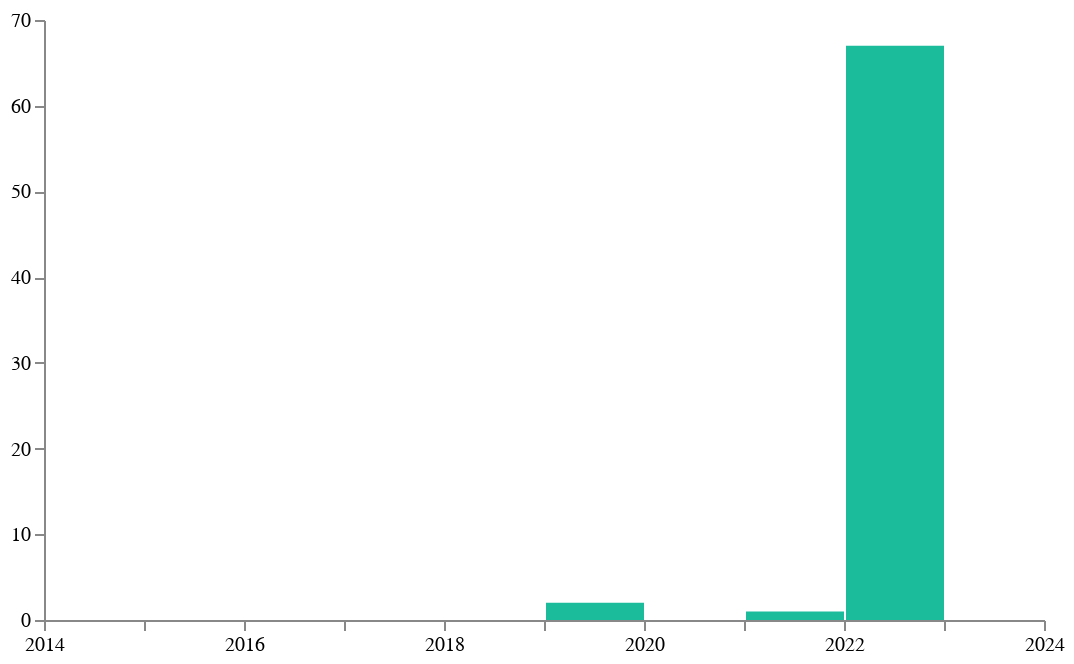

Source (notebook cell):
### Code cell
interact(input, x='10.5255/ukda-sn-3592-1');

### Figure 1 — Vega-Lite specification as saved in the notebook (floating-point values rounded to 4 significant figures)
{"$schema": "https://vega.github.io/schema/vega-lite/v5.json", "config": {"axis": {"grid": false, "labelFlush": false, "title": null}, "view": {"continuousHeight": 300, "continuousWidth": 400, "stroke": null}}, "data": {"name": "data-6be4bdaafc2ba1ecc6f2a4c0fc27a672"}, "datasets": {"data-6be4bdaafc2ba1ecc6f2a4c0fc27a672": [{"count": 67, "id": "2022", "title": "2022"}, {"count": 1, "id": "2021", "title": "2021"}, {"count": 2, "id": "2019", "title": "2019"}]}, "encoding": {"color": {"condition": [{"selection": "highlight", "value": "#34495e"}], "field": "count", "legend": null, "scale": {"range": ["#1abc9c"]}, "type": "nominal"}, "x": {"axis": {"format": "1", "labelExpr": "datum.label % 2 === 0 ? datum.label : \"\""}, "bin": {"binned": true, "maxbins": 10, "step": 1}, "field": "period", "scale": {"domain": [2014, 2024]}, "type": "quantitative"}, "x2": {"field": "bin_end"}, "y": {"axis": {"format": ",f", "tickMinStep": 1}, "field": "count", "type": "quantitative"}}, "mark": {"cursor": "pointer", "tooltip": true, "type": "bar"}, "padding": {"bottom": 5, "left": 5, "right": 5, "top": 5}, "selection": {"highlight": {"empty": "none", "on": "mouseover", "type": "single"}}, "transform": [{"as": "period", "calculate": "toNumber(datum.title)"}, {"as": "bin_end", "calculate": "toNumber(datum.title)+1"}, {"filter": "toNumber(datum.title) >= 2014"}], "width": 500}
